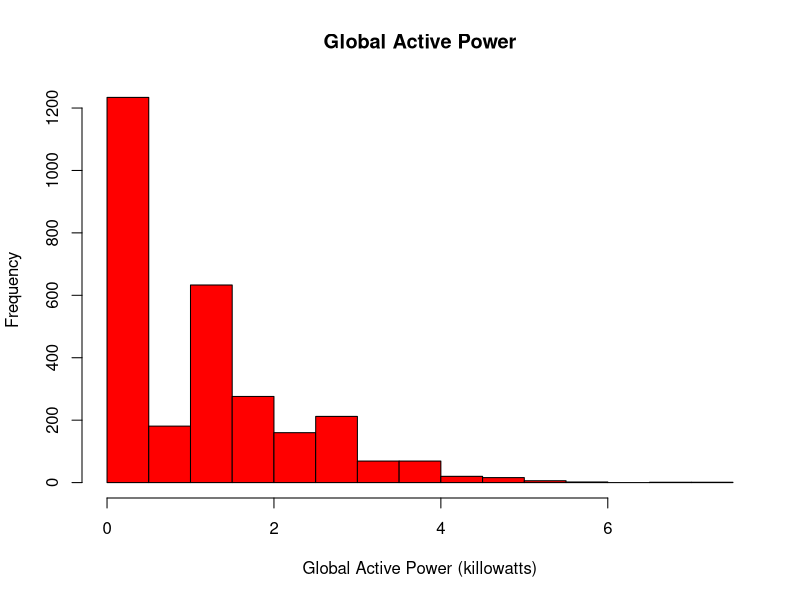

Source code (R):
## Plot 1 Script

hpc <- read.table("HPC_2007_2.txt", sep = ";", header = T, stringsAsFactors = F)
hist(as.numeric(hpc$Global_active_power), col="red", xlab = "Global Active Power (killowatts)", main = "Global Active Power")
dev.copy(png, file="plot1.png", height=480, width=480 )
dev.off()
